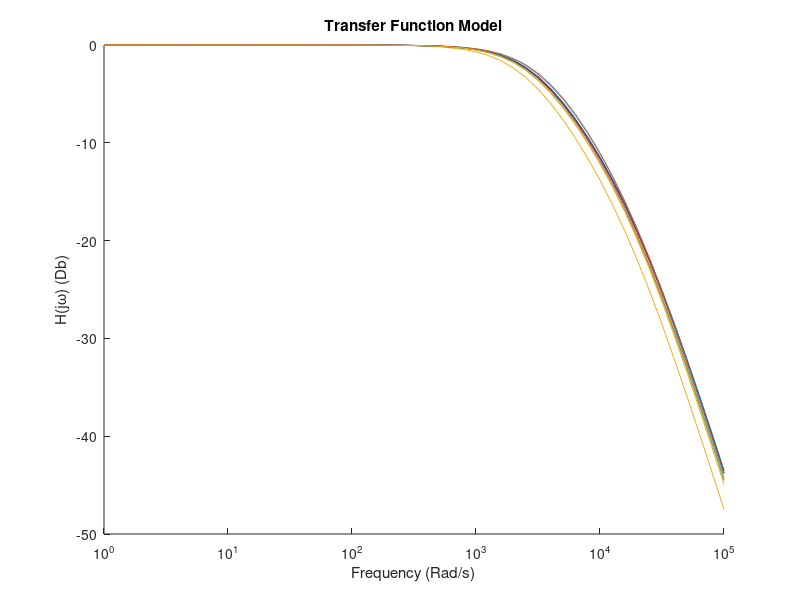

Write the MATLAB code that produced this figure.
W = 0:0.1:5;
w = 10 .^ W;

function out = addRandomTolerance(x)
    tolerance = 0.8 + (rand() * 0.4);
    out = x * tolerance;
end

figure;
hold on;
set(gca, 'XScale', 'log');

for k=1:10
    r1 = addRandomTolerance(125000);
    r2 = addRandomTolerance(133000);
    c1 = addRandomTolerance(1e-9);
    c2 = addRandomTolerance(1e-9);
    
    h1 = (1) ./ (1 + (1i*w*(r1 * (c1 + c2) + (r2 * c2) )) + ((1i * w).^2 * (r1 * r2 * c1 * c2)));
    H1 = 20 * log10(h1);

    semilogx(w, H1); 
end

hold off;

xlabel('Frequency (Rad/s)');
ylabel('H(jω) (Db)');
title('Transfer Function Model');
